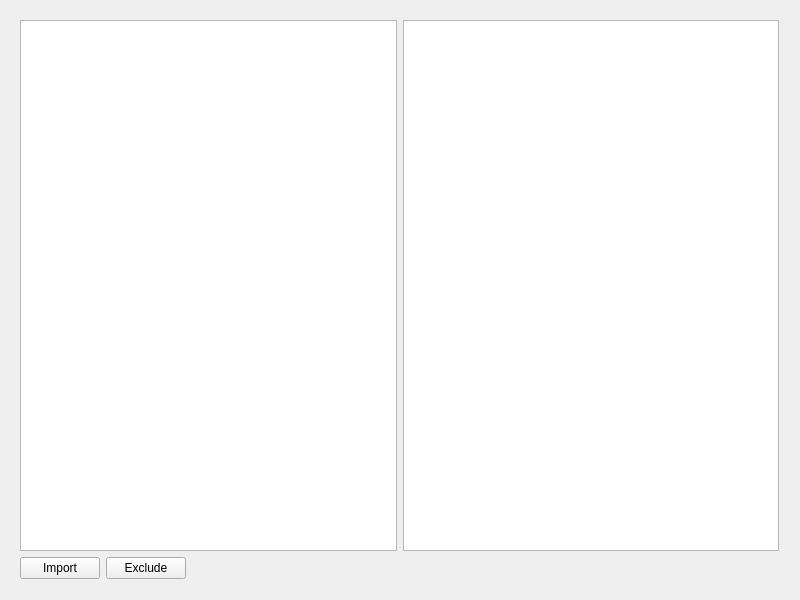
<?xml version="1.0" encoding="UTF-8"?>
<ui version="4.0">
 <class>AssetManagerClass</class>
 <widget class="QWidget" name="AssetManagerClass">
  <property name="geometry">
   <rect>
    <x>0</x>
    <y>0</y>
    <width>800</width>
    <height>600</height>
   </rect>
  </property>
  <property name="sizePolicy">
   <sizepolicy hsizetype="Fixed" vsizetype="Fixed">
    <horstretch>0</horstretch>
    <verstretch>0</verstretch>
   </sizepolicy>
  </property>
  <property name="windowTitle">
   <string>Asset Manager</string>
  </property>
  <widget class="QWidget" name="gridLayoutWidget">
   <property name="geometry">
    <rect>
     <x>9</x>
     <y>9</y>
     <width>781</width>
     <height>581</height>
    </rect>
   </property>
   <layout class="QGridLayout" name="gridLayout">
    <item row="0" column="0">
     <widget class="QTreeView" name="assetTreeView">
      <property name="font">
       <font>
        <family>Arial</family>
       </font>
      </property>
     </widget>
    </item>
    <item row="0" column="1">
     <widget class="QTableView" name="resourceDetailsView">
      <property name="font">
       <font>
        <family>Arial</family>
       </font>
      </property>
     </widget>
    </item>
    <item row="2" column="0">
     <layout class="QHBoxLayout" name="buttonsHorizontalLayout">
      <item>
       <widget class="QPushButton" name="importPushButton">
        <property name="text">
         <string>Import</string>
        </property>
       </widget>
      </item>
      <item>
       <widget class="QPushButton" name="excludePushButton">
        <property name="font">
         <font>
          <family>Arial</family>
         </font>
        </property>
        <property name="text">
         <string>Exclude</string>
        </property>
       </widget>
      </item>
      <item>
       <spacer name="horizontalSpacer">
        <property name="orientation">
         <enum>Qt::Orientation::Horizontal</enum>
        </property>
        <property name="sizeHint" stdset="0">
         <size>
          <width>40</width>
          <height>20</height>
         </size>
        </property>
       </spacer>
      </item>
     </layout>
    </item>
    <item row="2" column="1">
     <layout class="QHBoxLayout" name="horizontalLayout_2">
      <item>
       <widget class="QLabel" name="assetPathLabel">
        <property name="font">
         <font>
          <family>Arial</family>
         </font>
        </property>
        <property name="text">
         <string>&lt;asset_path&gt;</string>
        </property>
       </widget>
      </item>
     </layout>
    </item>
   </layout>
  </widget>
 </widget>
 <layoutdefault spacing="6" margin="11"/>
 <resources>
  <include location="AssetManager.qrc"/>
 </resources>
 <connections/>
</ui>
